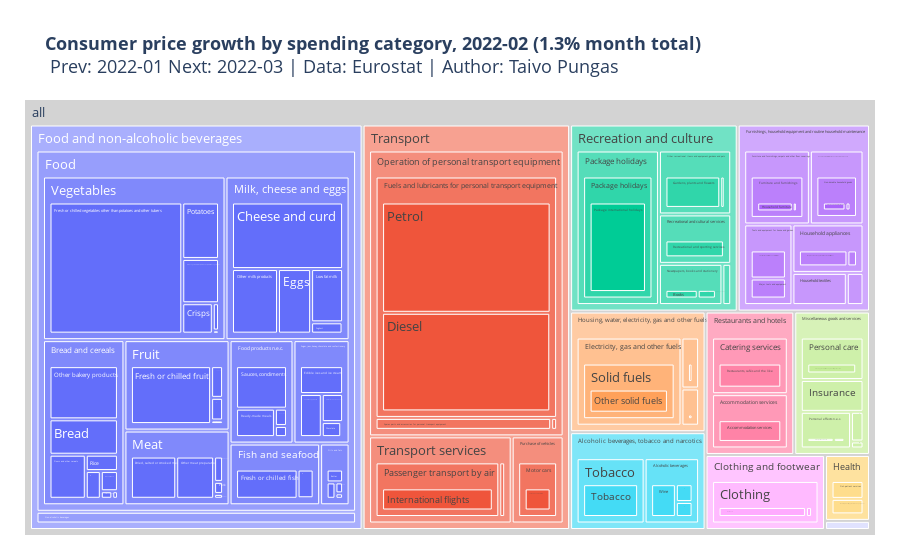

This figure's notebook cell:
### Code cell
def get_adjacent_month(month, delta):
    months = merged.columns[1:10].tolist()
    current_idx = months.index(month)
    if current_idx < 0 or current_idx + delta >= len(months):
        return None
    return months[current_idx + delta]

def plot_month(month, show=True):
    percs = merged[month]
    percs_capped = np.maximum(np.zeros(percs.shape), percs.to_numpy())
    weights = get_coicop_weight(merged["coicop"], month=month)
    scale = 0.01 * 1000 / weights.sum() # 0.01 is from percent to 0...1 conversion; 1000 is to scale to 1000EUR
    vals = percs_capped * weights * scale
    columns = {
        "val": vals,
        "perc": percs
    }
    
    for level in range(1, MAX_LEVEL+1):
        columns[f"L{level}_DESC"] = merged[f"L{level}_DESC"]
    df = pd.DataFrame(columns)
    
    TREEMAP_LEVELS = [f"L{level}_DESC" for level in range(1, MAX_LEVEL+1)]
    
    # Title and links
    perc_growth = monthly_inflation[monthly_inflation["coicop"] == "CP00"][month].iloc[0]
    prev_month = get_adjacent_month(month, -1)
    prev_month_link = f'<a href="https://taivoai-public.s3.eu-central-1.amazonaws.com/inflation_charts/{prev_month}.html">{prev_month}</a>'
    next_month = get_adjacent_month(month, 1)
    next_month_link = f'<a href="https://taivoai-public.s3.eu-central-1.amazonaws.com/inflation_charts/{next_month}.html">{next_month}</a>'
    
    fig_title = f"""
<b>Consumer price growth by spending category, {month} ({perc_growth}% month total) </b><br>
{"Prev: " + prev_month_link if prev_month is not None else ""}
{"Next: " + next_month_link if next_month is not None else ""}
| Data: <a href="https://ec.europa.eu/eurostat/databrowser/view/PRC_HICP_MMOR__custom_2846191/default/table?lang=en">Eurostat</a>
| Author: <a href="https://taivo.ai/estonia-inflation-2022">Taivo Pungas</a>
    """
    
    
    fig = px.treemap(df, path=[px.Constant("all"), *TREEMAP_LEVELS], values="val",
                    title=fig_title)
    fig.update_traces(root_color="lightgrey")
    fig.update_layout(margin = dict(t=100, l=25, r=25, b=25), font=dict(size=13))
    
    plotly.io.write_html(fig, f"figures/{month}.html")
    
    if show:
        fig.show()

    
plot_month("2022-02")

### Figure 1 — Plotly figure (JSON) as saved in the notebook; plotly's stock layout.template omitted (floating-point values rounded to 4 significant figures; data arrays with more than 128 entries replaced by an {"elided": "..."} marker saying what was removed)
{"data": [{"branchvalues": "total", "domain": {"x": [0, 1], "y": [0, 1]}, "hovertemplate": "labels=%{label}<br>val=%{value}<br>parent=%{parent}<br>id=%{id}<extra></extra>", "ids": {"elided": "309 str values"}, "labels": {"elided": "309 str values"}, "name": "", "parents": {"elided": "309 str values"}, "root": {"color": "lightgrey"}, "type": "treemap", "values": {"elided": "309 float values"}}], "layout": {"font": {"size": 13}, "legend": {"tracegroupgap": 0}, "margin": {"b": 25, "l": 25, "r": 25, "t": 100}, "title": {"text": "\n<b>Consumer price growth by spending category, 2022-02 (1.3% month total) </b><br>\nPrev: <a href=\"https://taivoai-public.s3.eu-central-1.amazonaws.com/inflation_charts/2022-01.html\">2022-01</a>\nNext: <a href=\"https://taivoai-public.s3.eu-central-1.amazonaws.com/inflation_charts/2022-03.html\">2022-03</a>\n| Data: <a href=\"https://ec.europa.eu/eurostat/databrowser/view/PRC_HICP_MMOR__custom_2846191/default/table?lang=en\">Eurostat</a>\n| Author: <a href=\"https://taivo.ai/estonia-inflation-2022\">Taivo Pungas</a>\n    "}}}
